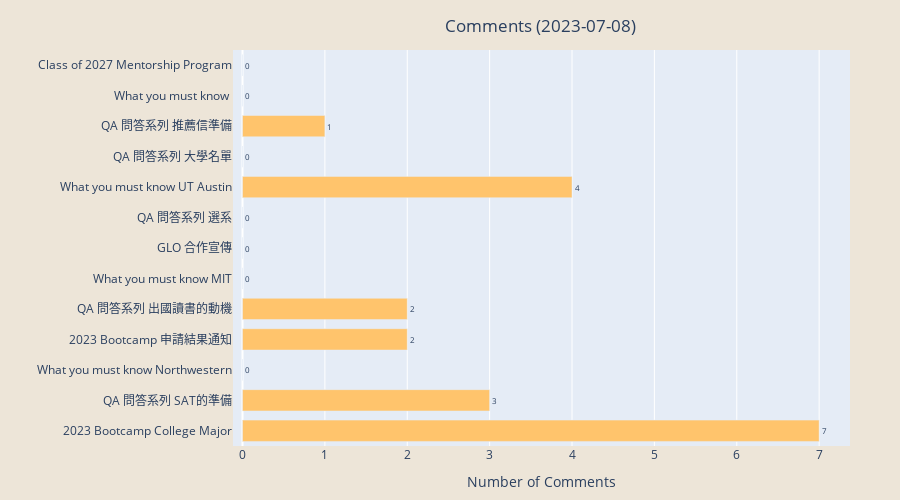

Here is the notebook cell this chart was saved with:
### Code cell
# Comments
plt.figure(figsize=(10,6))
plt.barh(df["label"], width = df["comments"], color = "#FFC46C") 
plt.title("Comments " + f"({date.today()})")
plt.xlabel("Number of Comments")
plt.rcParams['axes.facecolor'] = "#EDE5D8"
for index, value in enumerate(df["comments"]):
    plt.text(value, index,
             str(value), fontsize = 8)
#plt.savefig(f'comments_{date_format}.png', bbox_inches='tight')
#plt.show()
comments_plot = plt.gcf()

# Convert the Matplotlib bar plot to Plotly-compatible traces
data = go.Bar(
    y=df["label"],
    x=df["comments"],
    orientation='h',
    marker=dict(color="#FFC46C"),
    name="Comments"
)

# Create the layout for the plot
layout = go.Layout(
    title=dict(
    text="Comments " + f"({date.today()})",
    x=0.6,  # Set the x-position of the title to the center of the plot
    y=0.96   # Set the y-position of the title (0 is the top, 1 is the bottom)
    ),
    xaxis=dict(title="Number of Comments"),
    yaxis=dict(title=""),
    paper_bgcolor="#EDE5D8",
    yaxis_tickfont=dict(size=12),
    bargap=0.3,
    height = 500,
    margin=dict(l=50, r=50, t=50, b=50)
)

# Create the Figure object and add the data and layout
comments_fig = go.Figure(data=data, layout=layout)

# Add text annotations to the bars
for i, value in enumerate(df["comments"]):
    comments_fig.add_annotation(
        x=value,
        y=df["label"][i],
        text="     " + str(value),
        font=dict(size=8),
        showarrow=False
    )

# Display the interactive plot
comments_fig.show()
comments_fig.write_image(f'comments_{date_format}.jpeg', width = 1000, height = 500)

### Figure 1 — Plotly figure (JSON) as saved in the notebook; plotly's stock layout.template omitted (floating-point values rounded to 4 significant figures)
{"data": [{"marker": {"color": "#FFC46C"}, "name": "Comments", "orientation": "h", "type": "bar", "x": [7, 3, 0, 2, 2, 0, 0, 0, 4, 0, 1, 0, 0], "y": ["2023 Bootcamp College Major", "QA 問答系列 SAT的準備", "What you must know Northwestern", "2023 Bootcamp 申請結果通知", "QA 問答系列 出國讀書的動機", "What you must know MIT", "GLO 合作宣傳", "QA 問答系列 選系", "What you must know UT Austin", "QA 問答系列 大學名單", "QA 問答系列 推薦信準備", "What you must know ", "Class of 2027 Mentorship Program"]}], "layout": {"annotations": [{"font": {"size": 8}, "showarrow": false, "text": "     7", "x": 7, "y": "2023 Bootcamp College Major"}, {"font": {"size": 8}, "showarrow": false, "text": "     3", "x": 3, "y": "QA 問答系列 SAT的準備"}, {"font": {"size": 8}, "showarrow": false, "text": "     0", "x": 0, "y": "What you must know Northwestern"}, {"font": {"size": 8}, "showarrow": false, "text": "     2", "x": 2, "y": "2023 Bootcamp 申請結果通知"}, {"font": {"size": 8}, "showarrow": false, "text": "     2", "x": 2, "y": "QA 問答系列 出國讀書的動機"}, {"font": {"size": 8}, "showarrow": false, "text": "     0", "x": 0, "y": "What you must know MIT"}, {"font": {"size": 8}, "showarrow": false, "text": "     0", "x": 0, "y": "GLO 合作宣傳"}, {"font": {"size": 8}, "showarrow": false, "text": "     0", "x": 0, "y": "QA 問答系列 選系"}, {"font": {"size": 8}, "showarrow": false, "text": "     4", "x": 4, "y": "What you must know UT Austin"}, {"font": {"size": 8}, "showarrow": false, "text": "     0", "x": 0, "y": "QA 問答系列 大學名單"}, {"font": {"size": 8}, "showarrow": false, "text": "     1", "x": 1, "y": "QA 問答系列 推薦信準備"}, {"font": {"size": 8}, "showarrow": false, "text": "     0", "x": 0, "y": "What you must know "}, {"font": {"size": 8}, "showarrow": false, "text": "     0", "x": 0, "y": "Class of 2027 Mentorship Program"}], "bargap": 0.3, "height": 500, "margin": {"b": 50, "l": 50, "r": 50, "t": 50}, "paper_bgcolor": "#EDE5D8", "title": {"text": "Comments (2023-07-08)", "x": 0.6, "y": 0.96}, "xaxis": {"title": {"text": "Number of Comments"}}, "yaxis": {"tickfont": {"size": 12}, "title": {"text": ""}}}}
